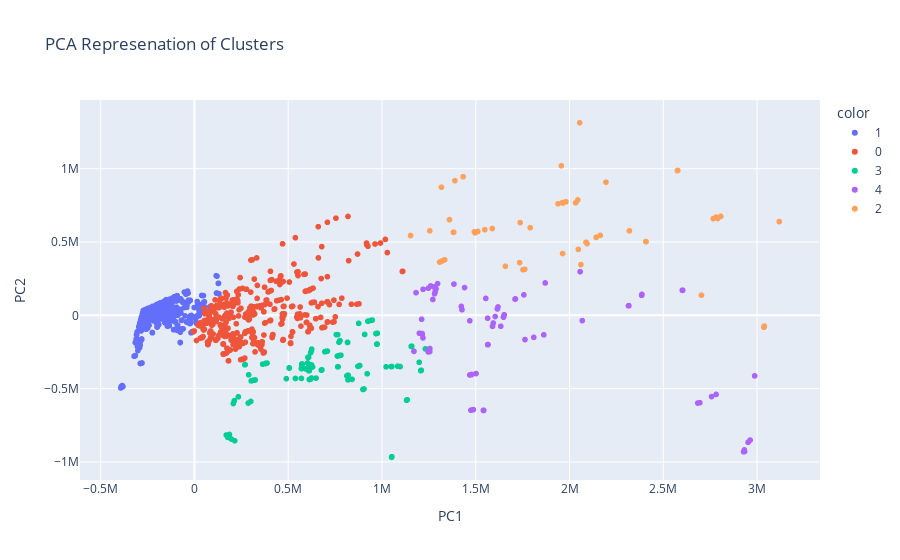

Notebook cell for this chart:
### Code cell
# Create scatter plot of `PC2` vs `PC1`
fig = px.scatter(
    data_frame=X_pca,
    x="PC1",
    y="PC2",
    color=labels.astype(str),
    title="PCA Represenation of Clusters"
)

fig.update_layout(xaxis_title="PC1", yaxis_title="PC2")

fig
